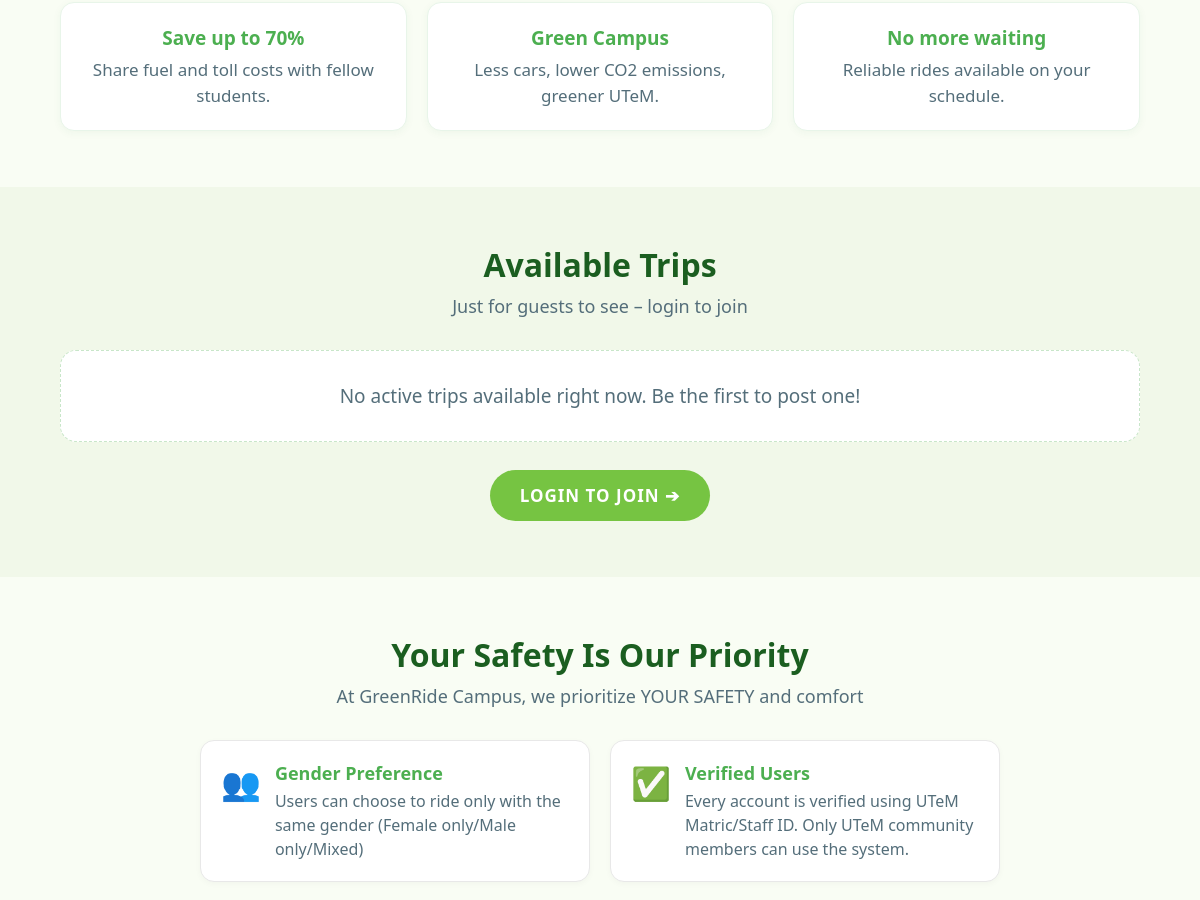
The app's page / (middle part), older data.
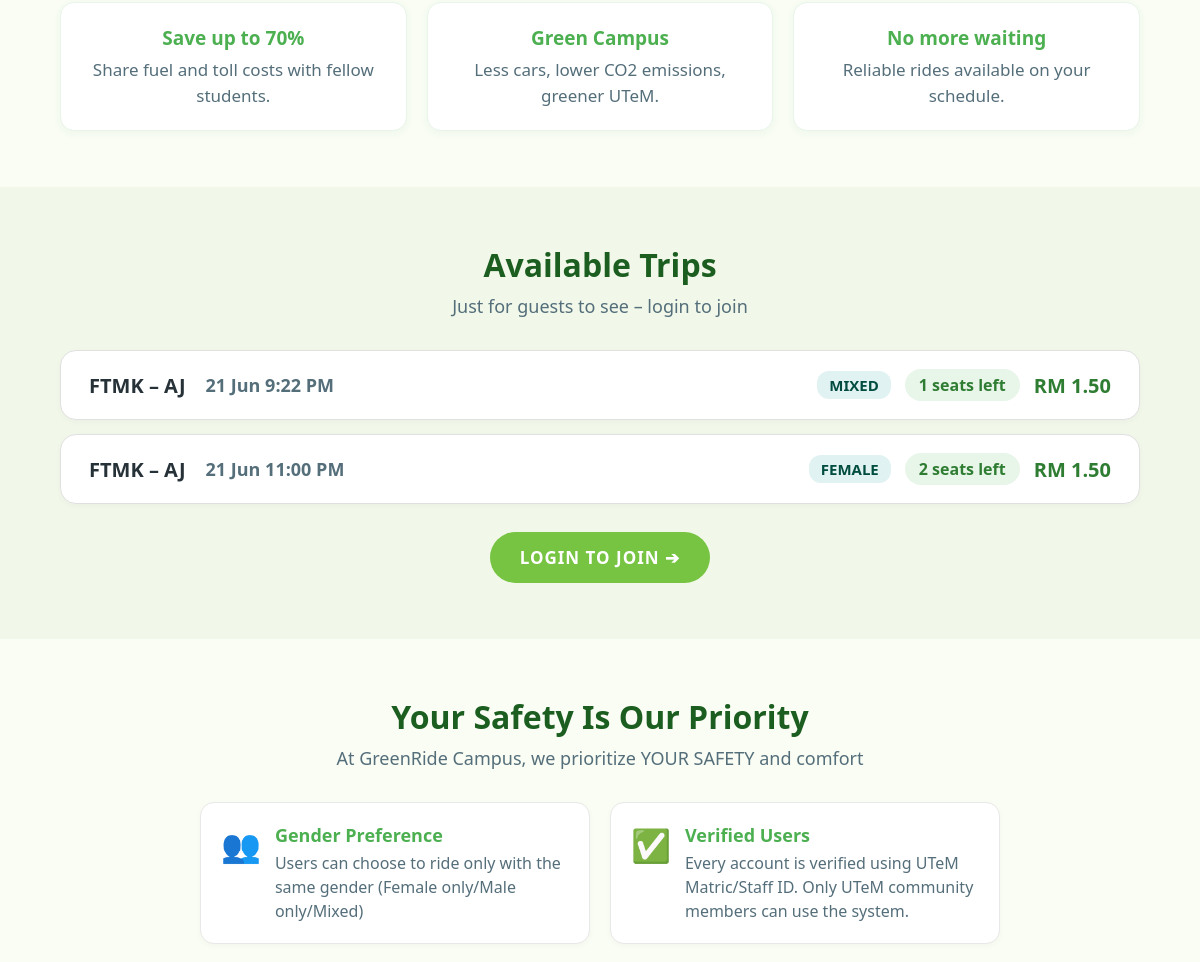
The same page, newer data.
### tables this page shows
CREATE TABLE `trip` (
  `trip_ID` int(5) NOT NULL,
  `origin` varchar(100) NOT NULL,
  `destination` varchar(100) NOT NULL,
  `departure` datetime NOT NULL,
  `seats_available` int(2) NOT NULL,
  `price` decimal(10,2) NOT NULL,
  `status` varchar(20) NOT NULL,
  `gender_preference` varchar(20) DEFAULT NULL,
  `vehicle_ID` int(5) NOT NULL,
  `user_ID` int(5) NOT NULL
);

### index.php (the view, shortened to what the changed rows need)
<?php
$is_logged_in = isset($_SESSION['user_id']);
require_once 'config/database.php';
$trips_result = $conn->query("
    SELECT t.origin, t.destination, t.departure, t.seats_available, t.price, t.gender_preference,
           u.name AS driver_name
    FROM trip t
    JOIN user u ON t.user_ID = u.user_ID
    WHERE t.status = 'Active'
    AND t.seats_available > 0
    ORDER BY t.departure ASC
    LIMIT 3
");
?>
<!DOCTYPE html>
<html lang="en">
<head>
    <link rel="stylesheet" href="assets/css/style.css">
    <link rel="stylesheet" href="assets/css/index.css">
</head>
<body>
<section class="section-trips">
    <h2 class="section-title">Available Trips</h2>
    <p class="section-subtitle">Just for guests to see – login to join</p>
    <?php if ($trips_result && $trips_result->num_rows > 0): ?>
        <?php while ($trip = $trips_result->fetch_assoc()): ?>
            <?php
                $on_campus_list = [
                    'FTMK / FAIX','FTKE','FTKEK','FTKIP','FTKM','PBB','Perpustakaan','Canselori',
                    'Dewan Canselor','PKU','Pusat Sukan / Stadium','Masjid / Tasik 1 & 2',
                    'Pusat Persatuan Pelajar','KK Satria','KK Lestari','KK Al-Jazari',
                    'Cafe 1','Cafe 2','Cafe Satria','Cafe Lestari','FTKMP','FTKIP (Teknologi)','FPTT'
                ];
                $origin_on     = in_array($trip['origin'], $on_campus_list);
                $dest_on       = in_array($trip['destination'], $on_campus_list);
                $display_price = ($origin_on && $dest_on) ? 0.50 : $trip['price'];
                $departure_dt = new DateTime($trip['departure']);
                $today        = new DateTime('today');
                $tomorrow     = new DateTime('tomorrow');
                if ($departure_dt->format('Y-m-d') === $today->format('Y-m-d')) {
                    $day_label = 'Today ' . $departure_dt->format('g:i A');
                } elseif ($departure_dt->format('Y-m-d') === $tomorrow->format('Y-m-d')) {
                    $day_label = 'Tomorrow ' . $departure_dt->format('g:i A');
                } else {
                    $day_label = $departure_dt->format('d M g:i A');
                }
                $pref_class = 'badge-mixed';
            ?>
            <div class="preview-trip-card">
                <div class="preview-trip-left">
                    <span class="preview-trip-route">
                        <?php echo htmlspecialchars($trip['origin']); ?> –
                        <?php echo htmlspecialchars($trip['destination']); ?>
                    </span>
                    <span class="preview-trip-time"><?php echo $day_label; ?></span>
                </div>
                <div class="preview-trip-right">
                    <?php if ($trip['gender_preference']): ?>
                        <span class="trip-pref-badge <?php echo $pref_class; ?>">
                            <?php echo htmlspecialchars($trip['gender_preference']); ?>
                        </span>
                    <?php endif; ?>
                    <span class="preview-trip-seats">
                        <?php echo $trip['seats_available']; ?> seats left
                    </span>
                    <span class="preview-trip-cost">
                        RM <?php echo number_format($display_price, 2); ?>
                    </span>
                </div>
            </div>
        <?php endwhile; ?>
    <?php else: ?>
        <div class="trips-empty">
            No active trips available right now. Be the first to post one!
        </div>
    <?php endif; ?>
    <div class="section-cta">
        <?php if ($is_logged_in): ?>
            <a href="trip/explore_trips.php" class="btn-hero">EXPLORE ALL RIDES ➔</a>
        <?php else: ?>
            <a href="auth/login.php" class="btn-hero">LOGIN TO JOIN ➔</a>
        <?php endif; ?>
    </div>
</section>
<section class="section-safety">
    <h2 class="section-title">Your Safety Is Our Priority</h2>
</section>
</body>
</html>

Row changes from the older to the newer data that the page shows:
added trip: origin "FTMK", destination "AJ", departure "21 Jun 9:22 PM", gender_preference "MIXED", seats_available "1", price "1.50"
added trip: origin "FTMK", destination "AJ", departure "21 Jun 11:00 PM", gender_preference "FEMALE", seats_available "2", price "1.50"
Text that changed along with them:
text no longer shown: "No active trips available right now. Be the first to post one!"
